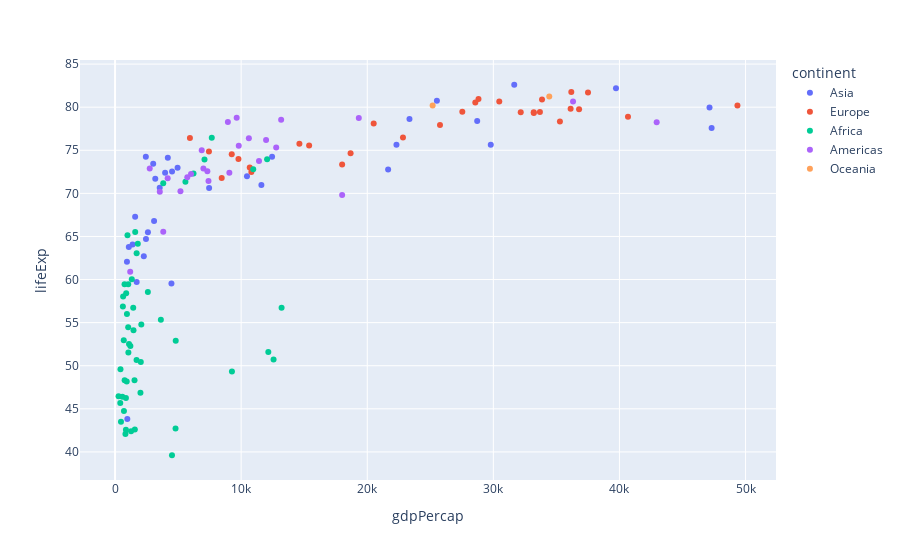

The code cell stored with this chart in its notebook:
### Markdown cell above
### Change the color based on the continent

### Code cell
px.scatter(data_frame=df_countries, x='gdpPercap', y='lifeExp', color='continent')

### Figure 1 — Plotly figure (JSON) as saved in the notebook; plotly's stock layout.template omitted (floating-point values rounded to 4 significant figures)
{"data": [{"hovertemplate": "continent=Asia<br>gdpPercap=%{x}<br>lifeExp=%{y}<extra></extra>", "legendgroup": "Asia", "marker": {"color": "#636efa", "symbol": "circle"}, "mode": "markers", "name": "Asia", "orientation": "v", "showlegend": true, "type": "scatter", "x": [974.6, 29800.0, 1391.0, 1714.0, 4959.0, 39720.0, 2452.0, 3541.0, 11610.0, 4471.0, 25520.0, 31660.0, 4519.0, 1593.0, 23350.0, 47310.0, 10460.0, 12450.0, 3096.0, 944, 1091.0, 22320.0, 2606.0, 3190.0, 21650.0, 47140.0, 3970.0, 4185.0, 28720.0, 7458.0, 2442.0, 3025.0, 2281.0], "xaxis": "x", "y": [43.83, 75.64, 64.06, 59.72, 72.96, 82.21, 64.7, 70.65, 70.96, 59.55, 80.75, 82.6, 72.53, 67.3, 78.62, 77.59, 71.99, 74.24, 66.8, 62.07, 63.78, 75.64, 65.48, 71.69, 72.78, 79.97, 72.4, 74.14, 78.4, 70.62, 74.25, 73.42, 62.7], "yaxis": "y"}, {"hovertemplate": "continent=Europe<br>gdpPercap=%{x}<br>lifeExp=%{y}<extra></extra>", "legendgroup": "Europe", "marker": {"color": "#EF553B", "symbol": "circle"}, "mode": "markers", "name": "Europe", "orientation": "v", "showlegend": true, "type": "scatter", "x": [5937.0, 36130.0, 33690.0, 7446.0, 10680.0, 14620.0, 22830.0, 35280.0, 33210.0, 30470.0, 32170.0, 27540.0, 18010.0, 36180.0, 40680.0, 28570.0, 9254.0, 36800.0, 49360.0, 15390.0, 20510.0, 10810.0, 9787.0, 18680.0, 25770.0, 28820.0, 33860.0, 37510.0, 8458.0, 33200.0], "xaxis": "x", "y": [76.42, 79.83, 79.44, 74.85, 73.0, 75.75, 76.49, 78.33, 79.31, 80.66, 79.41, 79.48, 73.34, 81.76, 78.89, 80.55, 74.54, 79.76, 80.2, 75.56, 78.1, 72.48, 74.0, 74.66, 77.93, 80.94, 80.88, 81.7, 71.78, 79.42], "yaxis": "y"}, {"hovertemplate": "continent=Africa<br>gdpPercap=%{x}<br>lifeExp=%{y}<extra></extra>", "legendgroup": "Africa", "marker": {"color": "#00cc96", "symbol": "circle"}, "mode": "markers", "name": "Africa", "orientation": "v", "showlegend": true, "type": "scatter", "x": [6223.0, 4797.0, 1441.0, 12570.0, 1217.0, 430.1, 2042.0, 706.0, 1704.0, 986.1, 277.6, 3633.0, 1545.0, 2082.0, 5581.0, 12150.0, 641.4, 690.8, 13210.0, 752.7, 1328.0, 942.7, 579.2, 1463.0, 1569.0, 414.5, 12060.0, 1045.0, 759.3, 1043.0, 1803.0, 10960.0, 3820.0, 823.7, 4811.0, 619.7, 2014.0, 7670.0, 863.1, 1598.0, 1712.0, 862.5, 926.1, 9270.0, 2602.0, 4513.0, 1107.0, 883.0, 7093.0, 1056.0, 1271.0, 469.7], "xaxis": "x", "y": [72.3, 42.73, 56.73, 50.73, 52.3, 49.58, 50.43, 44.74, 50.65, 65.15, 46.46, 55.32, 48.33, 54.79, 71.34, 51.58, 58.04, 52.95, 56.73, 59.45, 60.02, 56.01, 46.39, 54.11, 42.59, 45.68, 73.95, 59.44, 48.3, 54.47, 64.16, 72.8, 71.16, 42.08, 52.91, 56.87, 46.86, 76.44, 46.24, 65.53, 63.06, 42.57, 48.16, 49.34, 58.56, 39.61, 52.52, 58.42, 73.92, 51.54, 42.38, 43.49], "yaxis": "y"}, {"hovertemplate": "continent=Americas<br>gdpPercap=%{x}<br>lifeExp=%{y}<extra></extra>", "legendgroup": "Americas", "marker": {"color": "#ab63fa", "symbol": "circle"}, "mode": "markers", "name": "Americas", "orientation": "v", "showlegend": true, "type": "scatter", "x": [12780.0, 3822.0, 9066.0, 36320.0, 13170.0, 7007.0, 9645.0, 8948.0, 6025.0, 6873.0, 5728.0, 5186.0, 1202.0, 3548.0, 7321.0, 11980.0, 2749.0, 9809.0, 4173.0, 7409.0, 19330.0, 18010.0, 42950.0, 10610.0, 11420.0], "xaxis": "x", "y": [75.32, 65.55, 72.39, 80.65, 78.55, 72.89, 78.78, 78.27, 72.23, 74.99, 71.88, 70.26, 60.92, 70.2, 72.57, 76.19, 72.9, 75.54, 71.75, 71.42, 78.75, 69.82, 78.24, 76.38, 73.75], "yaxis": "y"}, {"hovertemplate": "continent=Oceania<br>gdpPercap=%{x}<br>lifeExp=%{y}<extra></extra>", "legendgroup": "Oceania", "marker": {"color": "#FFA15A", "symbol": "circle"}, "mode": "markers", "name": "Oceania", "orientation": "v", "showlegend": true, "type": "scatter", "x": [34440.0, 25190.0], "xaxis": "x", "y": [81.23, 80.2], "yaxis": "y"}], "layout": {"autosize": true, "legend": {"title": {"text": "continent"}, "tracegroupgap": 0}, "margin": {"t": 60}, "xaxis": {"anchor": "y", "autorange": true, "domain": [0, 1], "range": [-2834.0, 52470.0], "title": {"text": "gdpPercap"}, "type": "linear"}, "yaxis": {"anchor": "x", "autorange": true, "domain": [0, 1], "range": [36.28, 85.93], "title": {"text": "lifeExp"}, "type": "linear"}}}
